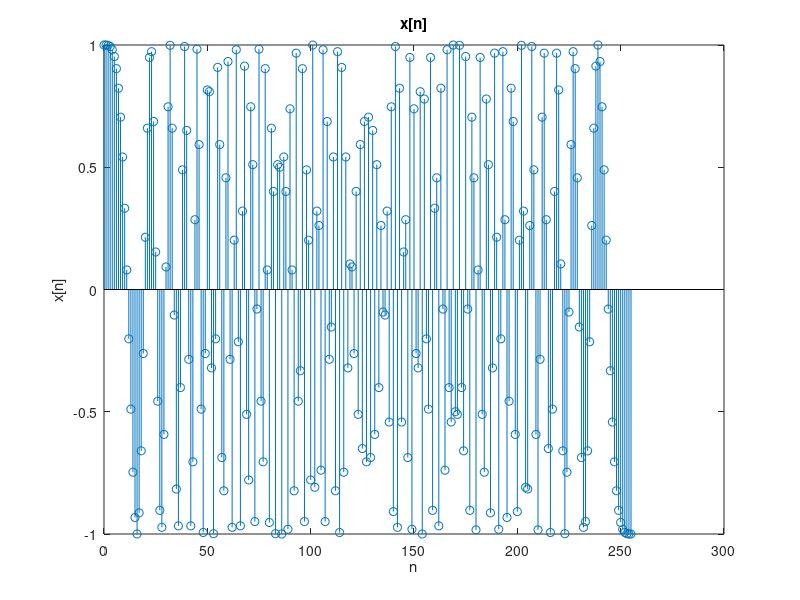
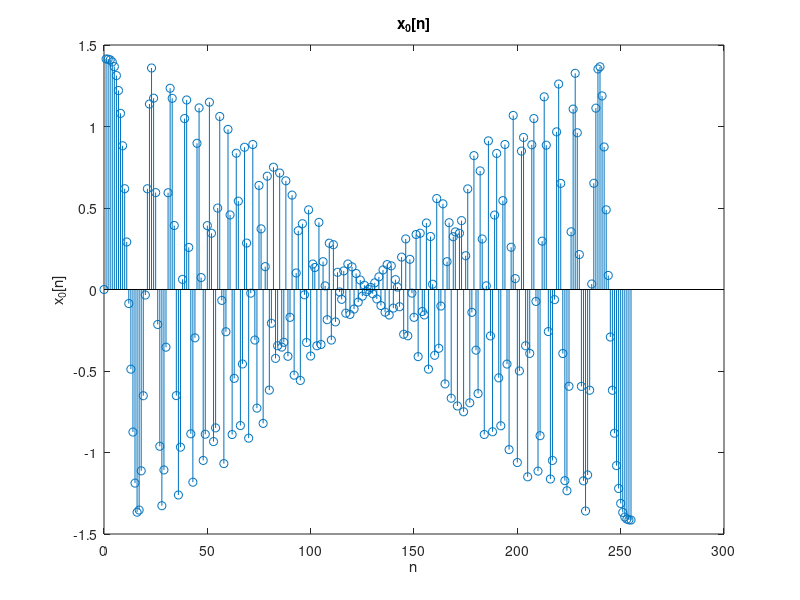
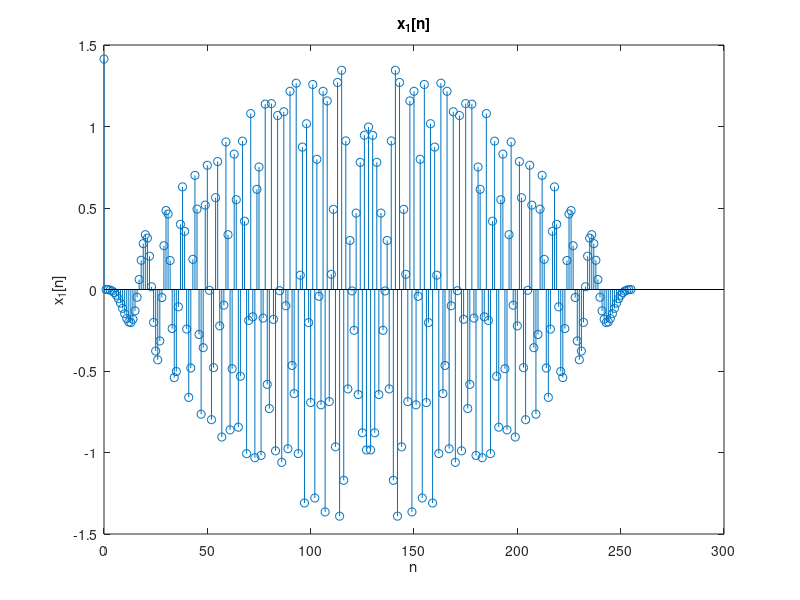
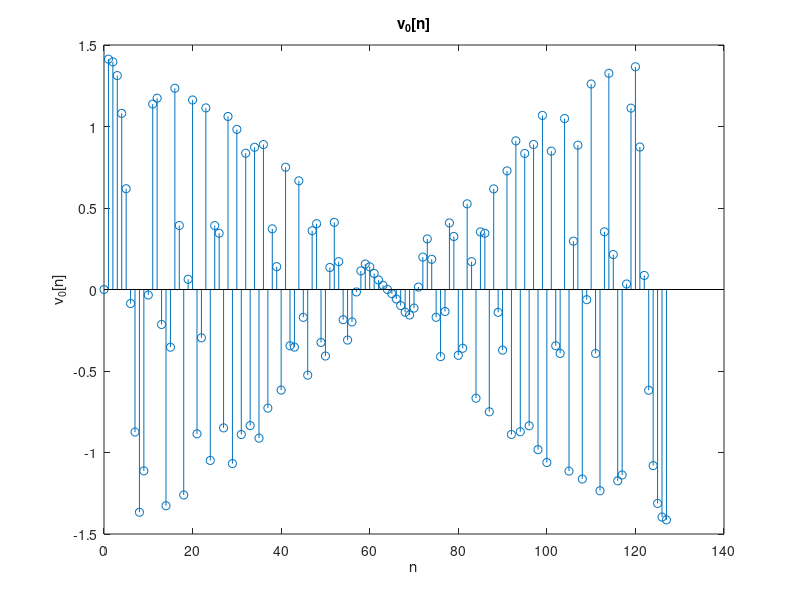

Source code (MATLAB) for these figures, in order:
n=0:1:255;
x_n=cos((pi*n.^2)/255);
N=length(n)
figure(1)
stem(n,x_n)
title("x[n]")
xlabel("n")
ylabel("x[n]")
k=0:1:255;
H_0=(1/sqrt(2))*(1+exp(-j*2*pi*k/N));

X_k=fft(x_n);

X_0k=H_0.*X_k;

x_0=ifft(X_0k);
figure(2)
stem(n,x_0)
title("x_0[n]")
xlabel("n")
ylabel("x_0[n]")
H_1=(1/sqrt(2))*(1-exp(-j*2*pi*k/N));


X_k=fft(x_n);

X_2k=H_1.*X_k;

x_2=ifft(X_2k);
figure(3)
stem(n,x_2)
title("x_1[n]")
xlabel("n")
ylabel("x_1[n]")

v_0=downsample(x_0,2);
t=0:1:127;
figure(4)
stem(t,v_0)
title("v_0[n]")
xlabel("n")
ylabel("v_0[n]")


v_1=downsample(x_2,2);



figure(5)

stem(t,v_1)

title("v_1[n]")
xlabel("n")
ylabel("v_1[n]")
%%
y_0=upsample(v_0,2);

figure(6)
stem(n,y_0)

title("y_0[n]")
xlabel("n")
ylabel("y_0[n]")




y_1=upsample(v_1,2);
figure(7)
stem(n,y_1)
title("y_1[n]")
xlabel("n")
ylabel("y_1[n]")

%%

Y_0=fft(y_0);

Y_1=fft(y_1);


F_0= (1/sqrt(2))*(1+exp(-j*2*pi*k/N));
F_1=(1/sqrt(2))*(1-exp(-j*2*pi*k/N));



Y = Y_0.*F_0+Y_1.*F_1;


y=ifft(Y);


figure(31)
stem(n,y)
title("y[n]")
xlabel("n")
ylabel("y[n]")


for i=1:1:256
if x_n(i)==y(i)
    disp("yes")

end

end







